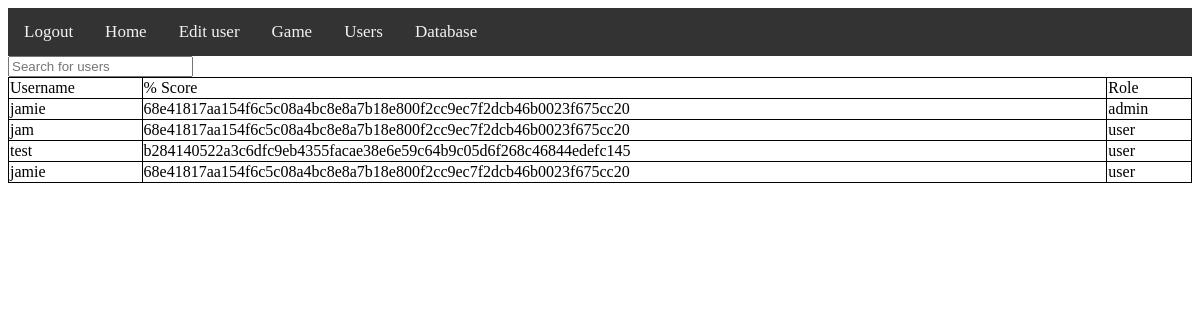
Page /database/list/ (signed in) on the earlier database version.
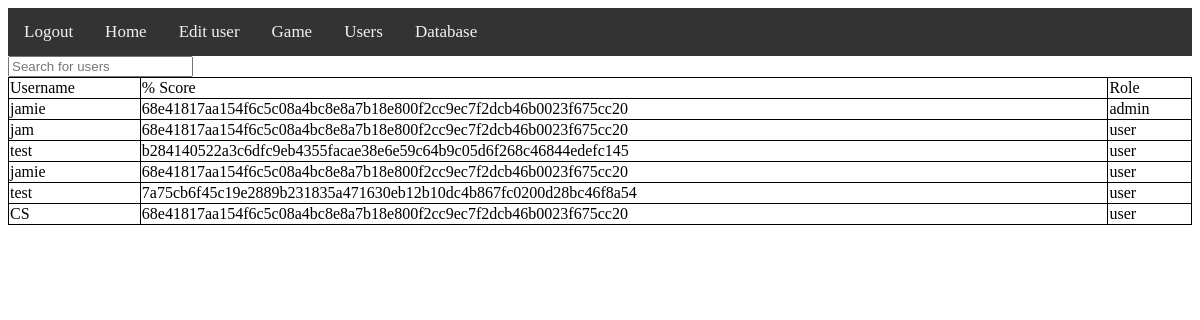
Same page on the later database version.
### tables this page shows
CREATE TABLE users (username characters(100),password characters(100),role characters(100));

### database/database.py (the view)
@database_bp.route("/list/")
def database_list():
    if "username" not in session or "role" not in session:
        session["redirect"] = "database.database_list"
        return redirect(url_for("functions.login"))
    if session["role"] not in admin_roles: #if the user is not an admin
        flash("Need to be admin")
        return redirect(url_for("functions.home")) #send them to the home page
    return render_template("/database/list.html",users=users_db.read(), headings=users_db.columns())

### database_mod.py (called while the page is built)
    def read(self):
        self.c.execute(f"SELECT * FROM {self.table}")
        self.conn.commit()
        self.lines = self.c.fetchall()
        return self.lines

    def columns(self):
        self.c.execute(f"PRAGMA table_info({self.table})")
        self.conn.commit()
        self.columns_values = []
        for x in self.c.fetchall():
            self.columns_values.append(x[1])
        return self.columns_values

### database/templates/database/list.html (shortened to what this page needs)
{% extends "base.html" %}
{% block content %}
<input type="text" onkeyup="table_search()" id="search_box" placeholder="Search for users">
<table id="sort_table_id">
<tr>
    <td onclick="sort_alph(0)">Username</td>
    <td onclick="sort_alph(1)">% Score</td>
    <td onclick="sort_alph(2)">Role</td>
</tr>
{% for user in users %}
    <tr>
    {% for item in user %}
        <td>{{item}}</td>
    {% endfor %}
    </tr>
{% endfor %}
</table>
{% endblock %}

Differences in the rows shown:
added users: username "test", password "7a75cb6f45c19e2889b231835a471630eb12b10dc4b867fc0200d28bc46f8a54", role "user"
added users: username "CS", password "68e41817aa154f6c5c08a4bc8e8a7b18e800f2cc9ec7f2dcb46b0023f675cc20", role "user"
